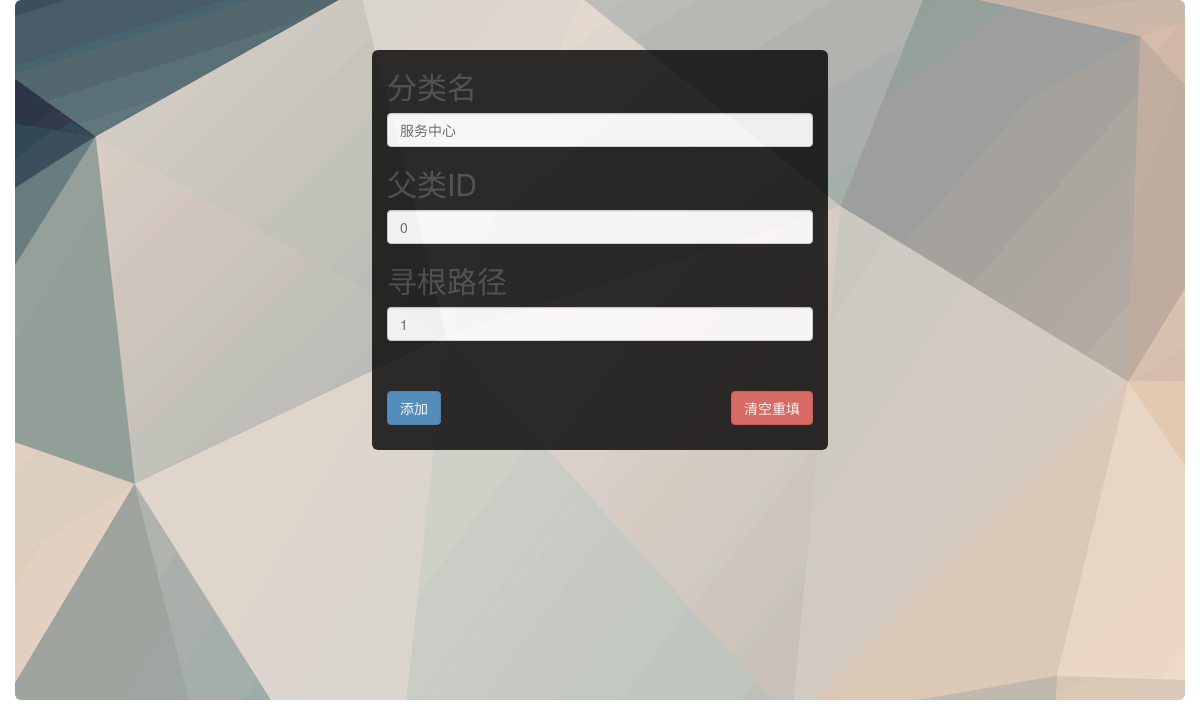
/admin/category/edit.php?id=1, run on the app's committed database.
### tables this page shows
CREATE TABLE `category` (
  `id` int(255) NOT NULL,
  `cname` varchar(60) NOT NULL,
  `pid` varchar(60) NOT NULL,
  `path` varchar(60) NOT NULL,
  `display` int(60) NOT NULL DEFAULT '1'
);

### admin/include/function.php (called while the page is built, shortened)
<?php
	function query($link,$sql)
	{
		$result = mysqli_query($link,$sql);
		if($result){
			$list = mysqli_fetch_all($result,MYSQLI_ASSOC);
			return $list;
		}else{
			return false;
		}
	}
?>

### admin/category/edit.php (the view, shortened to what this page needs)
<?php
require'../init.php';
$id = $_GET['id'];
$sql = "select * from category where id=$id";
$user = query($link,$sql);
$u = $user[0];
?>
<!DOCTYPE html>
<html lang="zh-CN">
<head>
<link href="../public/css/bootstrap.min.css" rel="stylesheet">
<link rel="stylesheet" href="../public/css/add.css">
</head>
<body>
<div class="container add-bg img-rounded">
	<div class="container cate img-rounded">
		<form action="action.php?a=add" method="post">
			<div class="form-group">
                <h2>分类名</h2>
				<input type="text" class="form-control" id="cname"  value="<?php echo $u['cname'];?>" name="cname">
   			</div>
            <div class="form-group">
            	<h2>父类ID</h2>
				<input type="text" class="form-control" id="pid" value="<?php echo $u['pid'];?>" name="pid">
             </div>
             <div class="form-group">
                <h2>寻根路径</h2>
				<input type="text" class="form-control" id="path" value="<?php echo $u['path'];?>" name="path">
             </div>
            <div class="M">
                <button type="submit" class="btn btn-primary">添加</button>
                <button type="reset" class="btn btn-danger pull-right">清空重填</button>
        	</div>
		</form>
	</div>
</div>
</body>
</html>

### admin/public/css/add.css (style rules this page uses)
.add-bg { background:url(../images/bg4.png); height:700px; }
.cate { margin-top:50px; width:40%; height:400px; background:#000; filter:alpha(opacity=80); -moz-opacity:0.8; -khtml-opacity:0.8; opacity:0.8; }
.M { margin-top:50px; }

### data on the page
category: cname "服务中心", pid "0", path "1"
